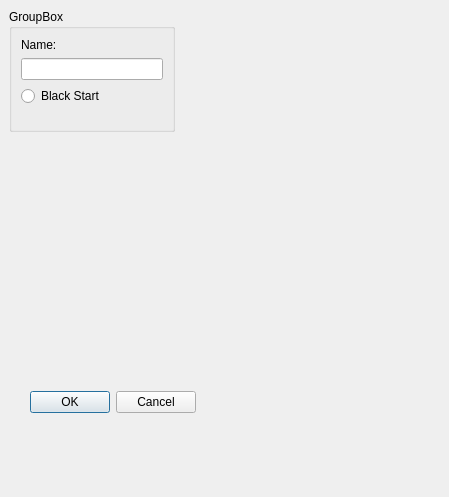
<?xml version="1.0" encoding="UTF-8"?>
<ui version="4.0">
 <class>DlgScene</class>
 <widget class="QDialog" name="DlgScene">
  <property name="geometry">
   <rect>
    <x>0</x>
    <y>0</y>
    <width>449</width>
    <height>497</height>
   </rect>
  </property>
  <property name="windowTitle">
   <string>Dialog</string>
  </property>
  <widget class="QGroupBox" name="groupBox">
   <property name="geometry">
    <rect>
     <x>9</x>
     <y>9</y>
     <width>166</width>
     <height>123</height>
    </rect>
   </property>
   <property name="title">
    <string>GroupBox</string>
   </property>
   <layout class="QVBoxLayout" name="verticalLayout">
    <item>
     <widget class="QLabel" name="label">
      <property name="text">
       <string>Name:</string>
      </property>
     </widget>
    </item>
    <item>
     <widget class="QLineEdit" name="m_pSceneName"/>
    </item>
    <item>
     <widget class="QRadioButton" name="m_pBlackStart">
      <property name="text">
       <string>Black Start</string>
      </property>
     </widget>
    </item>
    <item>
     <spacer name="verticalSpacer">
      <property name="orientation">
       <enum>Qt::Orientation::Vertical</enum>
      </property>
      <property name="sizeHint" stdset="0">
       <size>
        <width>20</width>
        <height>40</height>
       </size>
      </property>
     </spacer>
    </item>
   </layout>
  </widget>
  <widget class="QDialogButtonBox" name="buttonBox">
   <property name="geometry">
    <rect>
     <x>30</x>
     <y>390</y>
     <width>166</width>
     <height>24</height>
    </rect>
   </property>
   <property name="orientation">
    <enum>Qt::Orientation::Horizontal</enum>
   </property>
   <property name="standardButtons">
    <set>QDialogButtonBox::StandardButton::Cancel|QDialogButtonBox::StandardButton::Ok</set>
   </property>
  </widget>
 </widget>
 <resources/>
 <connections>
  <connection>
   <sender>buttonBox</sender>
   <signal>accepted()</signal>
   <receiver>DlgScene</receiver>
   <slot>accept()</slot>
   <hints>
    <hint type="sourcelabel">
     <x>248</x>
     <y>254</y>
    </hint>
    <hint type="destinationlabel">
     <x>157</x>
     <y>274</y>
    </hint>
   </hints>
  </connection>
  <connection>
   <sender>buttonBox</sender>
   <signal>rejected()</signal>
   <receiver>DlgScene</receiver>
   <slot>reject()</slot>
   <hints>
    <hint type="sourcelabel">
     <x>316</x>
     <y>260</y>
    </hint>
    <hint type="destinationlabel">
     <x>286</x>
     <y>274</y>
    </hint>
   </hints>
  </connection>
 </connections>
</ui>
